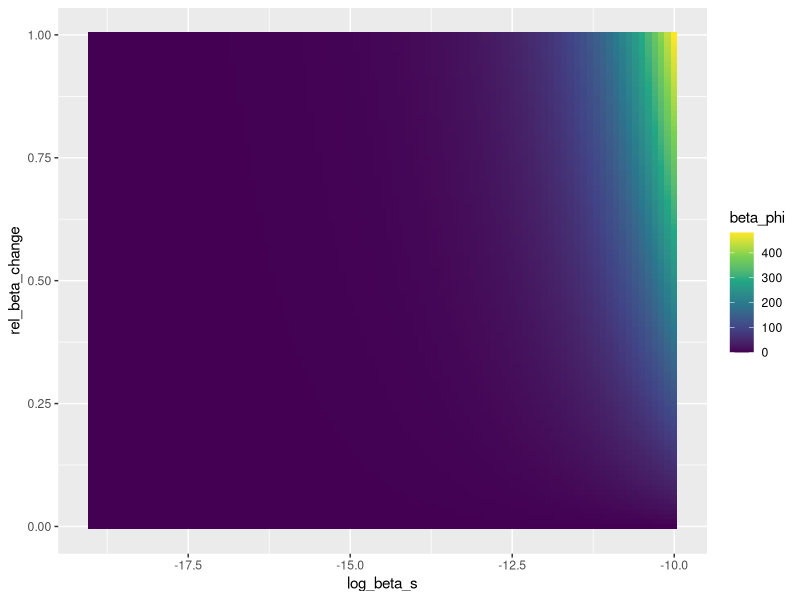
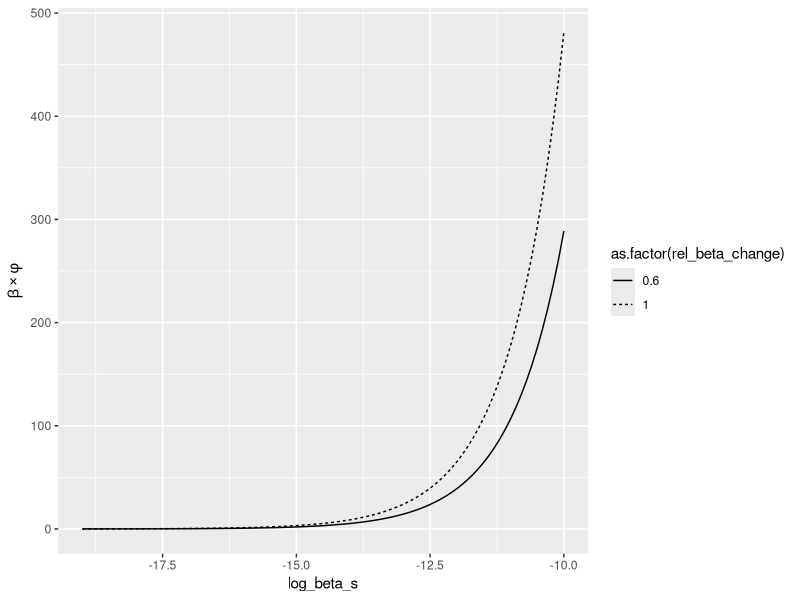
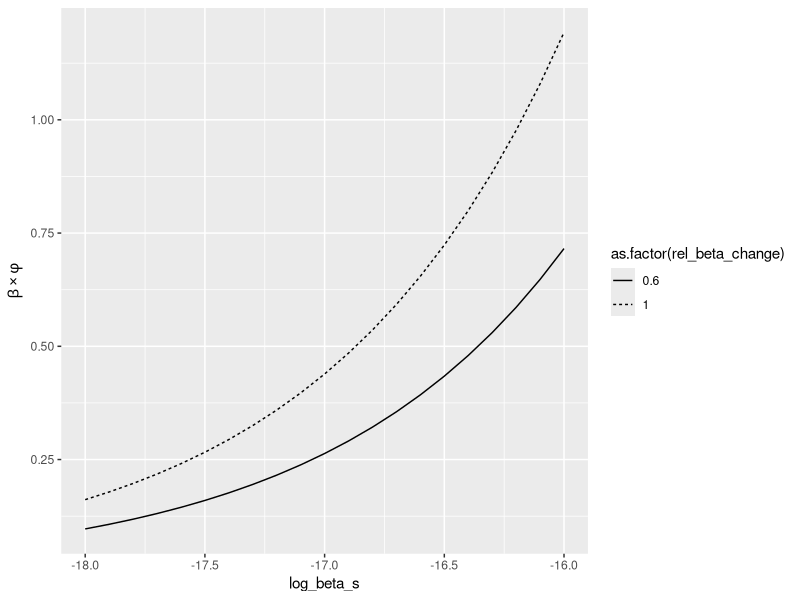
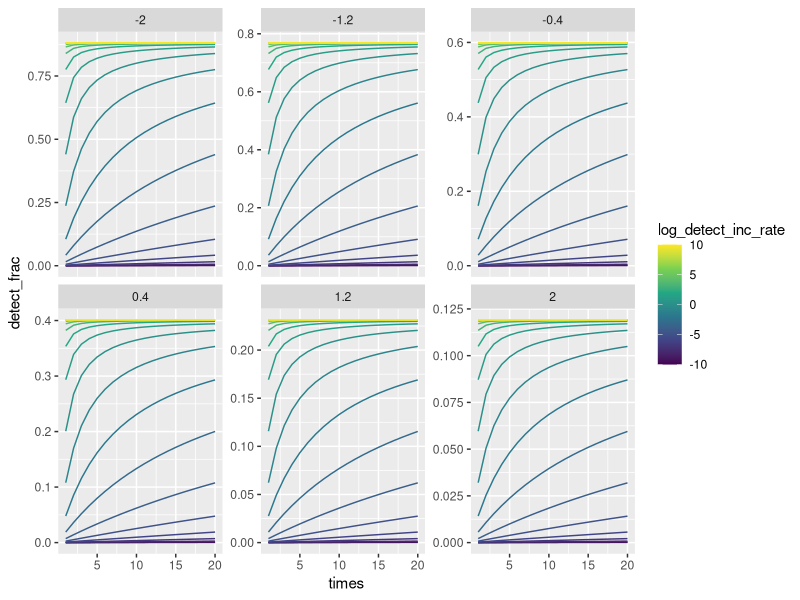
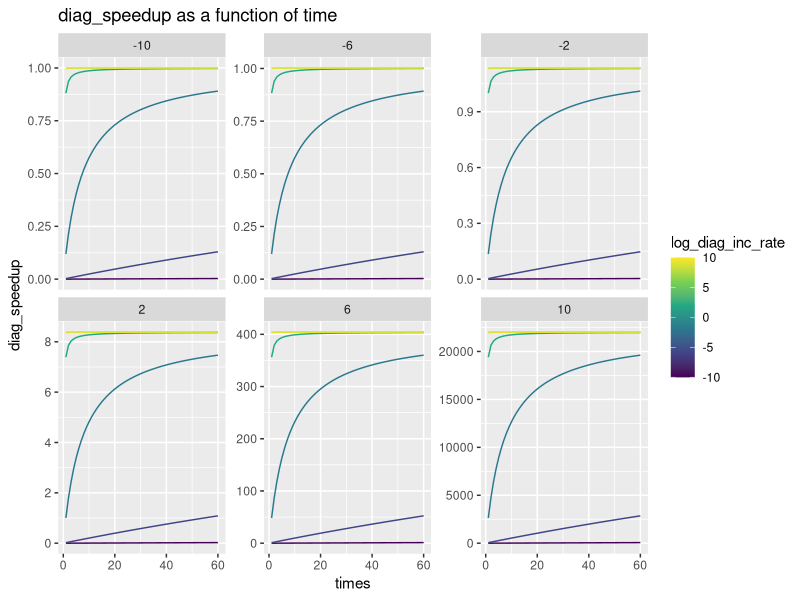
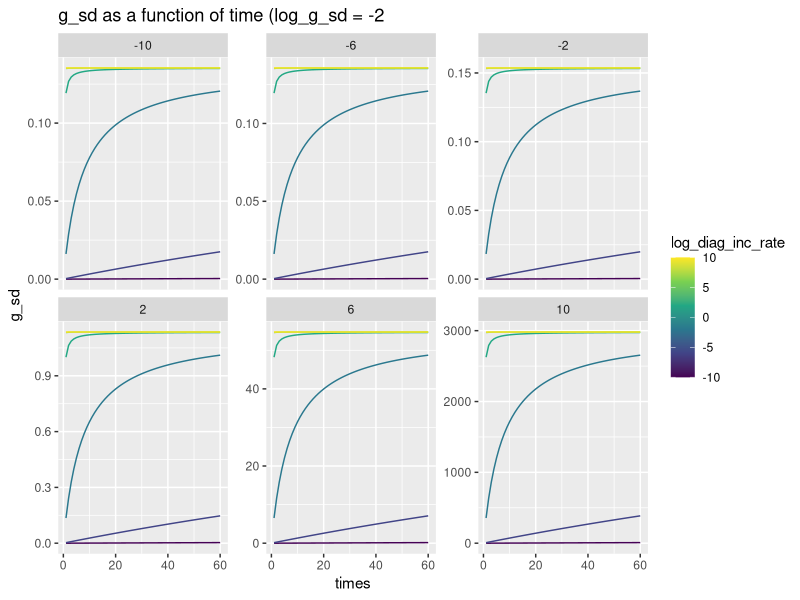

These charts were generated, in order, by the following R code:
## ---- chunk 1
library(tidyverse)

# Define a vector of rel_beta_change
rel_beta_change <- rev(seq(0, 1, by = 0.01))

# Define vector of log_beta_s (based on prelimnary ranges observed from fits)
log_beta_s <- seq(-19, -10, by = 0.1)

# Combine both and back-calculate tranmission
transmission <- expand.grid(rel_beta_change, log_beta_s) %>%
  as_tibble() %>%
  rename("rel_beta_change" = Var1,
         "log_beta_s" = Var2) %>%
  mutate(beta_s = exp(log_beta_s),
         beta_phi = beta_s * rel_beta_change * 10600018)

ggplot(transmission, aes(x = log_beta_s, y = rel_beta_change)) +
  geom_tile(aes(fill = beta_phi)) +
  scale_fill_viridis_c()
## ---- chunk 2
transmission %>%
  filter(rel_beta_change %in% c(1, 0.6)) %>%
  ggplot(aes(x = log_beta_s, y = beta_phi)) +
  geom_line(aes(linetype = as.factor(rel_beta_change))) +
  ylab(bquote(beta %*% phi))
## ---- chunk 3
transmission %>%
  filter(rel_beta_change %in% c(1, 0.6)) %>%
  filter(log_beta_s < -15.9 & log_beta_s > -18.1) %>%
  ggplot(aes(x = log_beta_s, y = beta_phi)) +
  geom_line(aes(linetype = as.factor(rel_beta_change))) +
  ylab(bquote(beta %*% phi))
## ---- chunk 4
max_detect_par <- seq(-2, 2, length.out = 6)
log_detect_inc_rate <- seq(-10, 10, by = 1)
times <- seq(1, 20, by = 1)
tint <- 10
detect_grid <- expand.grid(max_detect_par, log_detect_inc_rate, times) %>%
  as_tibble() %>%
  rename("max_detect_par" = Var1,
         "log_detect_inc_rate" = Var2,
         "times" = Var3) %>%
  mutate(detect_frac = 1/(1+exp(max_detect_par)) * exp(log_detect_inc_rate) * (times) / (1 + exp(log_detect_inc_rate) * (times)))

ggplot(detect_grid, aes(x = times, y = detect_frac, group = as.factor(log_detect_inc_rate))) +
  geom_line(aes(color = log_detect_inc_rate)) +
  facet_wrap(~max_detect_par, scales = "free_y") +
  scale_color_viridis_c()
## ---- chunk 5
log_max_diag <- seq(-10, 10, length.out = 6)
log_diag_inc_rate <- seq(-10, 10, length.out = 6)
log_g_sd <- seq(-10, 10, length.out = 6)
log_g_c <- seq(-10, 10, length.out = 6)
times <- seq(1, 60, by = 1)

diag_grid_sd <- expand.grid(log_max_diag, log_diag_inc_rate, log_g_sd, times) %>%
  as_tibble() %>%
  rename("log_max_diag" = Var1,
         "log_diag_inc_rate" = Var2,
         "log_g_sd" = Var3,
         "times" = Var4) %>%
  mutate(diag_speedup = (1 + exp(log_max_diag) )* exp(log_diag_inc_rate) * times / (1 + exp(log_diag_inc_rate) * times)) %>%
  mutate(g_sd = diag_speedup*exp(log_g_sd))

ggplot(diag_grid_sd, aes(x = times, y = diag_speedup,
                         group = as.factor(log_diag_inc_rate))) +
  geom_line(aes(color = log_diag_inc_rate)) +
  facet_wrap(~log_max_diag, scales = "free_y") +
  scale_color_viridis_c() +
  ggtitle("diag_speedup as a function of time")

ggplot(diag_grid_sd %>%
         filter(log_g_sd == -2), aes(x = times, y = g_sd,
                         group = as.factor(log_diag_inc_rate))) +
  geom_line(aes(color = log_diag_inc_rate)) +
  facet_wrap(~log_max_diag, scales = "free_y") +
  scale_color_viridis_c() +
  ggtitle("g_sd as a function of time (log_g_sd = -2")

diag_grid_c <- expand.grid(log_max_diag, log_diag_inc_rate, log_g_c)

